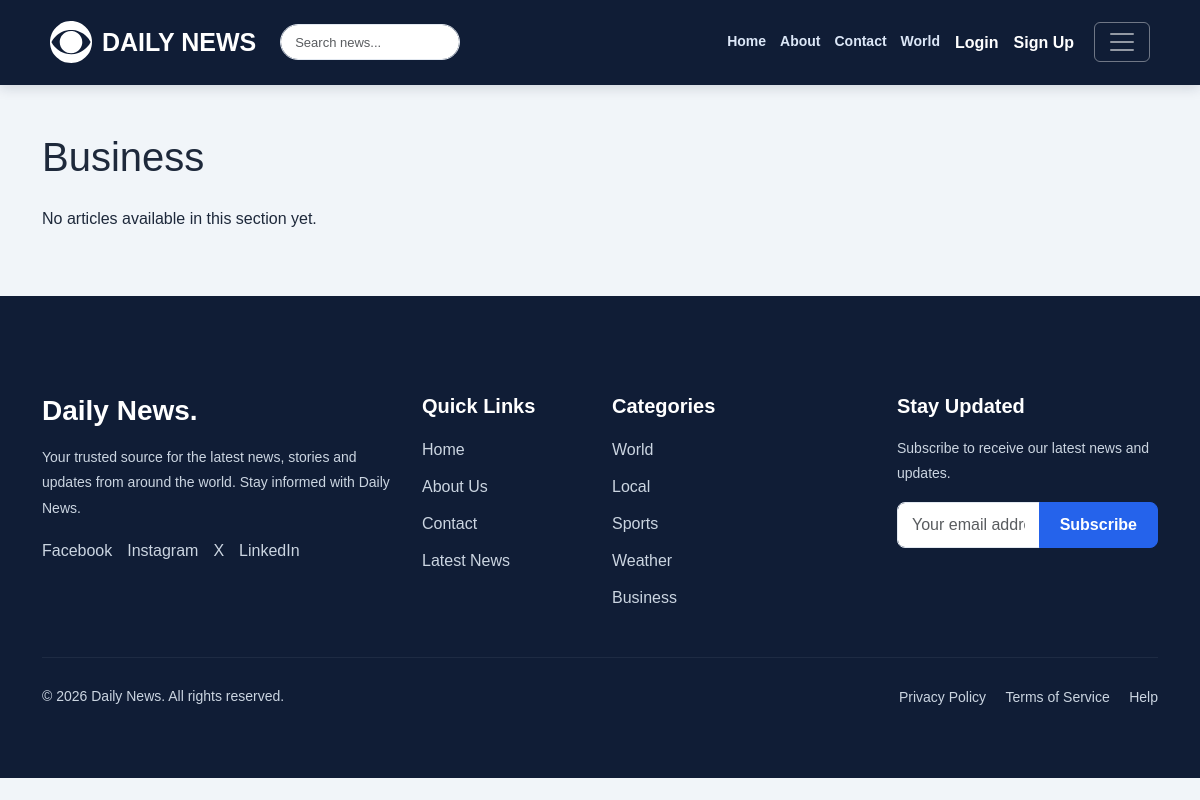
Page /category/business/ on the earlier database version.
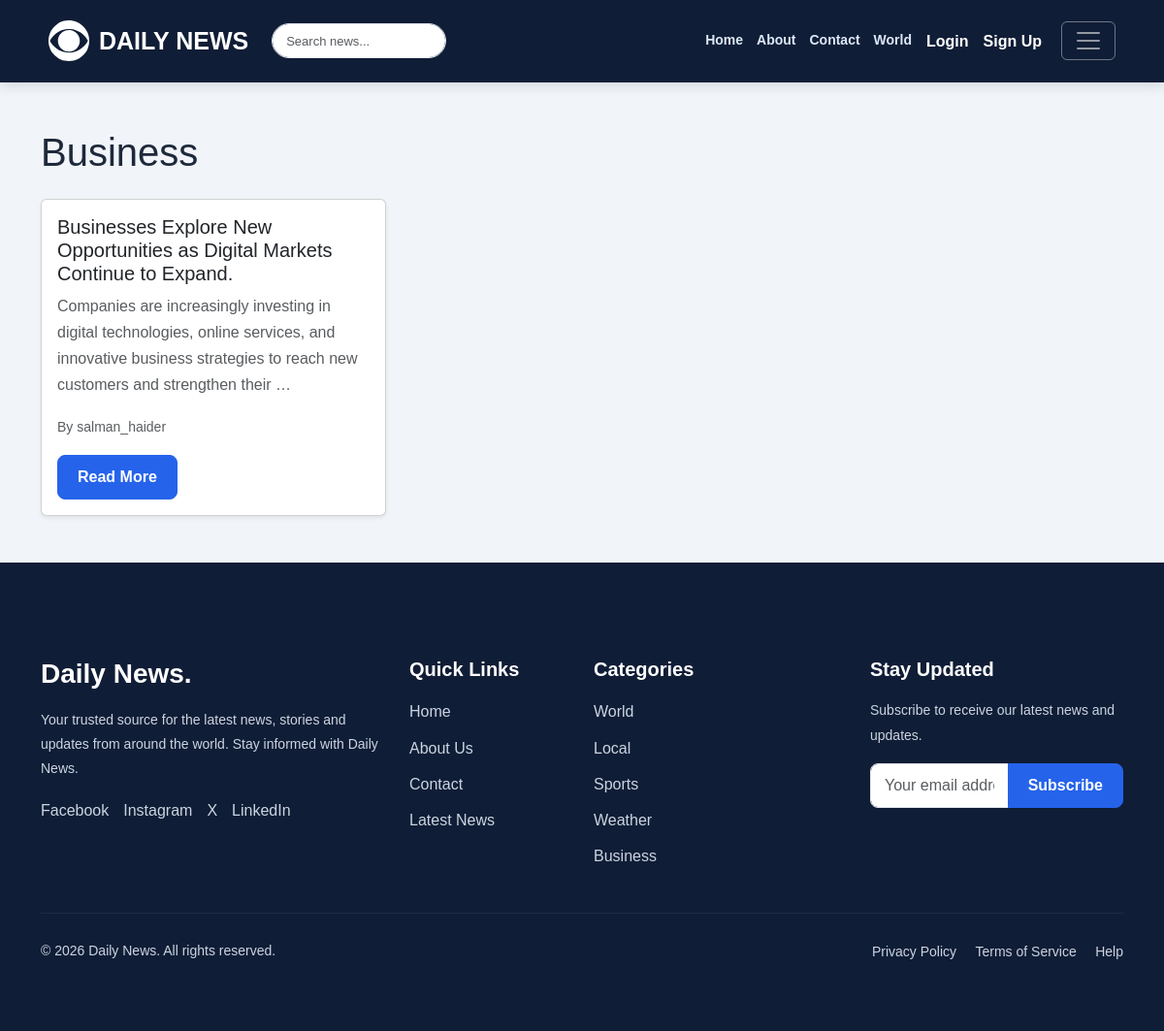
Same page on the later database version.
### pages/models.py (models this page shows, shortened)
class Article(models.Model):
    STATUS_CHOICES = [
        ("draft", "Draft"),
        ("published", "Published"),
    ]
    category = models.ForeignKey(
        Category,
        on_delete=models.CASCADE,
        related_name="articles",
    )
    author = models.ForeignKey(
        settings.AUTH_USER_MODEL,
        on_delete=models.CASCADE,
        related_name="articles",
    )
    title = models.CharField(max_length=250)
    slug = models.SlugField(max_length=250, unique=True)
    excerpt = models.TextField(blank=True)
    body = models.TextField()
    status = models.CharField(
        max_length=10,
        choices=STATUS_CHOICES,
        default="draft",
    )
    image = models.ImageField(
        upload_to="articles/",
        blank=True,
        null=True,
    )
    published_at = models.DateTimeField(default=timezone.now)
    created_at = models.DateTimeField(auto_now_add=True)
    updated_at = models.DateTimeField(auto_now=True)
    class Meta:
        ordering = ["-published_at"]
    def get_absolute_url(self):
        return reverse("article_detail", args=[self.slug])

### accounts/models.py (models this page shows)
class CustomUser(AbstractUser):
    age = models.PositiveIntegerField(
        null=True,
        blank=True
    )
    def __str__(self):
        return self.username

### pages/views.py (the view)
class CategoryDetailView(DetailView):
    model = Category
    template_name = "category_detail.html"
    context_object_name = "category"
    def get_context_data(self, **kwargs):
        context = super().get_context_data(**kwargs)
        context["articles"] = self.object.articles.filter(
            status="published"
        ).select_related("author")
        return context

### templates/category_detail.html (shortened to what this page needs)
{% extends "base.html" %}
{% block content %}
<div class="container py-5">
    <h1 class="mb-4">{{ category.name }}</h1>
    <div class="row g-4">
        {% for article in articles %}
            <div class="col-12 col-md-6 col-lg-4">
                <div class="card h-100 shadow-sm">
                    <div class="card-body">
                        <h5 class="card-title">
                            {{ article.title }}
                        </h5>
                        <p class="text-muted">
                            {{ article.excerpt|default:article.body|truncatewords:20 }}
                        </p>
                        <small class="text-muted">
                            By {{ article.author }}
                        </small>
                        <div class="mt-3">
                            <a
                                href="{{ article.get_absolute_url }}"
                                class="btn btn-primary"
                            >
                                Read More
                            </a>
                        </div>
                    </div>
                </div>
            </div>
        {% empty %}
            <div class="col-12">
                <p>No articles available in this section yet.</p>
            </div>
        {% endfor %}
    </div>
</div>
{% endblock content %}

Differences in the rows shown:
added Article: title "Businesses Explore New Opportunities as Digital Markets Continue to Expand.", excerpt "Companies are increasingly investing in digital technologies, online services, and innovative business strategies to reach new customers and strengthen their …", author "salman_haider"
Other differences:
text no longer shown: "No articles available in this section yet."
